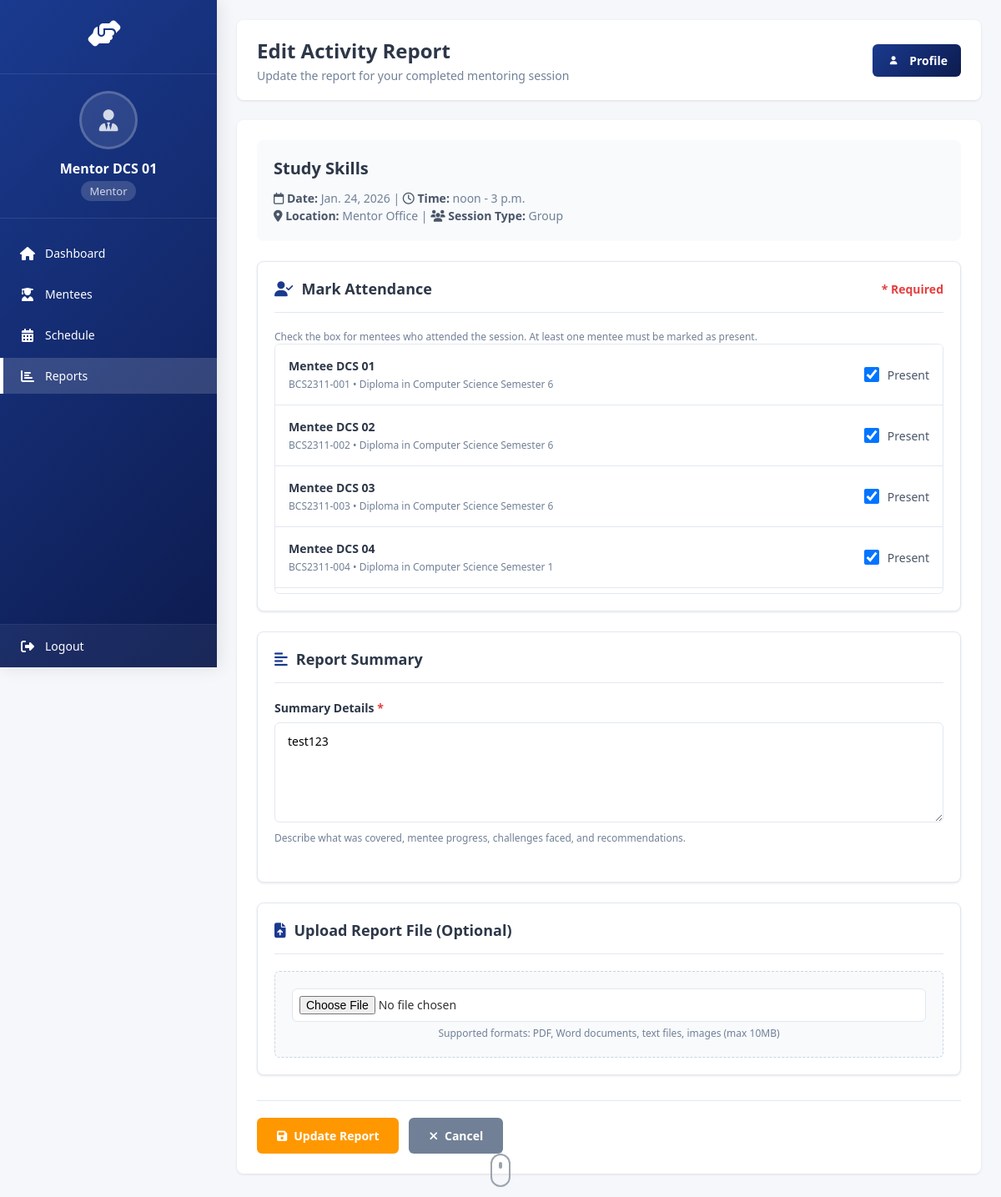
Page /mmms/mentor/reports/edit/S00001/ (signed in) on the committed database.
### system/models.py (models this page shows, shortened)
class Mentor(models.Model):
    user = models.OneToOneField(settings.AUTH_USER_MODEL, on_delete=models.CASCADE)
    profile_picture = models.ImageField(upload_to='mentor_profile_pictures/', null=True, blank=True)
    MentorID = models.CharField(max_length=12, primary_key=True)
    MentorName = models.CharField(max_length=100)
    MentorEmail = models.EmailField()
    MentorPhone = models.CharField(max_length=15)
    MentorIC = models.CharField(max_length=15)
    MentorAddress = models.CharField(max_length=255)
    MentorPostcode = models.CharField(max_length=10)
    MentorCity = models.CharField(max_length=50)
    MentorState = models.CharField(max_length=50)
    MentorRace = models.CharField(max_length=50)
    MentorReligion = models.CharField(max_length=50)
    MentorDepartment = models.CharField(max_length=100)
    MaxMentees = models.IntegerField(default=20)
    CurrentMentees = models.IntegerField(default=0)
    MentorJoinDate = models.DateField()

class Activity(models.Model):
    ACTIVITY_TYPES = (
        ('mentoring', 'Mentoring Session'),
        ('workshop', 'Workshop'),
        ('seminar', 'Seminar'),
        ('meeting', 'Meeting'),
        ('other', 'Other'),
    )
    ActivityID = models.CharField(max_length=20, primary_key=True)
    ActivityName = models.CharField(max_length=200)
    ActivityType = models.CharField(max_length=20, choices=ACTIVITY_TYPES)
    Description = models.TextField(blank=True)
    Date = models.DateField()
    StartTime = models.TimeField()
    EndTime = models.TimeField()
    Location = models.CharField(max_length=200)
    CreatedBy = models.ForeignKey(settings.AUTH_USER_MODEL, on_delete=models.CASCADE)
    CreatedAt = models.DateTimeField(auto_now_add=True)
    IsMentoringSession = models.BooleanField(default=False)
    PrimaryMentor = models.ForeignKey('Mentor', on_delete=models.CASCADE, null=True, blank=True,
                                     related_name='primary_activities')
    AdditionalMentors = models.ManyToManyField('Mentor', blank=True,
                                              related_name='additional_activities')
    Attendees = models.ManyToManyField(Mentee, through='Attendance')
    @property
    def Mentor(self):
        """Backward compatibility property - returns primary mentor"""
        return self.PrimaryMentor

class MentoringSession(models.Model):
    SESSION_TYPES = (
        ('individual', 'Individual'),
        ('group', 'Group'),
    )
    activity = models.OneToOneField(Activity, on_delete=models.CASCADE)
    session_type = models.CharField(max_length=20, choices=SESSION_TYPES, default='individual')
    topic = models.CharField(max_length=200)
    materials = models.FileField(upload_to='session_materials/', blank=True, null=True)
    completed = models.BooleanField(default=False)
    completion_date = models.DateTimeField(null=True, blank=True)

class Attendance(models.Model):
    activity = models.ForeignKey(Activity, on_delete=models.CASCADE)
    mentee = models.ForeignKey(Mentee, on_delete=models.CASCADE)
    attended = models.BooleanField(default=False)
    notes = models.TextField(blank=True)
    class Meta:
        unique_together = ['activity', 'mentee']

class Mentee(models.Model):
    STATUS_CHOICES = (
        ('active', 'Continue Study'),
        ('inactive', 'Not Continuing'),
        ('graduated', 'Graduated'),
    )
    GENDER_CHOICES = (
        ('male', 'Male'),
        ('female', 'Female'),
    )
    user = models.OneToOneField(settings.AUTH_USER_MODEL, on_delete=models.CASCADE)
    profile_picture = models.ImageField(upload_to='mentee_profile_pictures/', null=True, blank=True)
    MenteeID = models.CharField(max_length=12, primary_key=True)
    MenteeName = models.CharField(max_length=100)
    MenteeCourse = models.CharField(max_length=100)
    MenteeSemester = models.IntegerField()
    Year = models.IntegerField()
    MenteeJoinDate = models.DateField()
    MenteeEmail = models.EmailField()
    MenteePhone = models.CharField(max_length=15)
    MenteeIC = models.CharField(max_length=15)
    MenteeAddress = models.CharField(max_length=255)
    MenteePostcode = models.CharField(max_length=10)
    MenteeCity = models.CharField(max_length=50)
    MenteeState = models.CharField(max_length=50)
    MenteeRace = models.CharField(max_length=50)
    MenteeReligion = models.CharField(max_length=50)
    MenteeGender = models.CharField(max_length=10, choices=GENDER_CHOICES, default='male')
    MenteeStatus = models.CharField(max_length=20, choices=STATUS_CHOICES, default='active')
    MenteePreviousSchool = models.CharField(max_length=100)
    MenteeFatherName = models.CharField(max_length=100)
    MenteeFatherIC = models.CharField(max_length=15)
    MenteeFatherOccupation = models.CharField(max_length=100)
    MenteeFatherPhone = models.CharField(max_length=15)
    MenteeMotherName = models.CharField(max_length=100)
    MenteeMotherIC = models.CharField(max_length=15)
    MenteeMotherOccupation = models.CharField(max_length=100)
    MenteeMotherPhone = models.CharField(max_length=15)
    Sem1TargetGPA = models.DecimalField(max_digits=3, decimal_places=2, null=True, blank=True)
    Sem1ActualGPA = models.DecimalField(max_digits=3, decimal_places=2, null=True, blank=True)
    Sem2TargetGPA = models.DecimalField(max_digits=3, decimal_places=2, null=True, blank=True)
    Sem2ActualGPA = models.DecimalField(max_digits=3, decimal_places=2, null=True, blank=True)
    Sem3TargetGPA = models.DecimalField(max_digits=3, decimal_places=2, null=True, blank=True)
    Sem3ActualGPA = models.DecimalField(max_digits=3, decimal_places=2, null=True, blank=True)
    Sem4TargetGPA = models.DecimalField(max_digits=3, decimal_places=2, null=True, blank=True)
    Sem4ActualGPA = models.DecimalField(max_digits=3, decimal_places=2, null=True, blank=True)
    Sem5TargetGPA = models.DecimalField(max_digits=3, decimal_places=2, null=True, blank=True)
    Sem5ActualGPA = models.DecimalField(max_digits=3, decimal_places=2, null=True, blank=True)
    Sem6TargetGPA = models.DecimalField(max_digits=3, decimal_places=2, null=True, blank=True)
    Sem6ActualGPA = models.DecimalField(max_digits=3, decimal_places=2, null=True, blank=True)
    TargetCGPA = models.DecimalField(max_digits=3, decimal_places=2, null=True, blank=True)
    CurrentCGPA = models.DecimalField(max_digits=3, decimal_places=2, null=True, blank=True)
    MenteeAcademicGoals = models.TextField(blank=True)
    MenteeStudyHabits = models.TextField(blank=True)
    MenteeSubjects = models.TextField(blank=True)
    MenteeExtracurricular = models.TextField(blank=True)
    AcademicSupportNeeds = models.TextField(blank=True)
    assigned_mentor = models.ForeignKey('Mentor', on_delete=models.SET_NULL, null=True, blank=True)

class ActivityReport(models.Model):
    activity = models.OneToOneField(Activity, on_delete=models.CASCADE)
    report_file = models.FileField(upload_to='activity_reports/', blank=True, null=True)
    summary = models.TextField(blank=True)
    attendance_summary = models.TextField(blank=True)  # Add attendance summary
    total_attendees = models.IntegerField(default=0)   # Add total attendees count
    present_count = models.IntegerField(default=0)
    created_at = models.DateTimeField(auto_now_add=True)
    updated_at = models.DateTimeField(auto_now=True)

### system/views.py (the view, shortened to what this page needs)
# urls.py: path('mentor/reports/edit/<str:activity_id>/', views.edit_activity_report, name='edit_activity_report'),
@login_required
def edit_activity_report(request, activity_id):
    if request.user.role != 'mentor':
        messages.error(request, 'Access denied. Mentor role required.')
        return redirect('homepage')
    mentor = get_object_or_404(Mentor, user=request.user)
    activity = get_object_or_404(Activity, ActivityID=activity_id, PrimaryMentor=mentor)
    activity_report = get_object_or_404(ActivityReport, activity=activity)
    attendance = Attendance.objects.filter(activity=activity).select_related('mentee')
    return render(request, 'edit_activity_report.html', {
        'mentor': mentor,  # This is crucial for the sidebar
        'activity': activity,
        'activity_report': activity_report,
        'attendance': attendance
    })

### system/templates/edit_activity_report.html (shortened to what this page needs)
<!DOCTYPE html>
<html lang="en">
<head>
    <link rel="stylesheet" href="https://cdnjs.cloudflare.com/ajax/libs/font-awesome/6.4.0/css/all.min.css">
</head>
<body>
    <div class="sidebar">
        <div class="logo-section">
            <div class="logo">
                <i class="fas fa-hands-helping"></i>
            </div>
        </div>
        <div class="user-info">
            <div class="user-avatar">
                {% if mentor.profile_picture %}
                    <img src="{{ mentor.profile_picture.url }}" alt="Profile Picture" id="sidebarProfilePic">
                    <i class="fas fa-user-tie" id="sidebarProfileIcon" style="display: none;"></i>
                {% else %}
                    <i class="fas fa-user-tie" id="sidebarProfileIcon"></i>
                {% endif %}
            </div>
            <div class="user-name">{{ mentor.MentorName }}</div>
            <div class="user-role">Mentor</div>
        </div>
        <ul class="nav-menu">
            <li class="nav-item">
                <a href="{% url 'mentor_homepage' %}" class="nav-link">
                    <i class="fas fa-home"></i>
                    <span class="nav-text">Dashboard</span>
                </a>
            </li>
            <li class="nav-item">
                <a href="{% url 'view_assigned_mentees' %}" class="nav-link">
                    <i class="fas fa-user-graduate"></i>
                    <span class="nav-text">Mentees</span>
                </a>
            </li>
            <li class="nav-item">
                <a href="{% url 'mentoring_schedule' %}" class="nav-link">
                    <i class="fas fa-calendar-alt"></i>
                    <span class="nav-text">Schedule</span>
                </a>
            </li>
            <li class="nav-item">
                <a href="{% url 'activity_report' %}" class="nav-link active">
                    <i class="fas fa-chart-bar"></i>
                    <span class="nav-text">Reports</span>
                </a>
            </li>
        </ul>
        <div class="sidebar-footer">
            <div class="nav-item logout-item">
                <a href="{% url 'logout' %}" class="logout-link">
                    <i class="fas fa-sign-out-alt"></i>
                    <span class="nav-text">Logout</span>
                </a>
            </div>
        </div>
    </div>
    <div class="main-content">
        <div class="content-header">
            <div>
                <h1>Edit Activity Report</h1>
                <p>Update the report for your completed mentoring session</p>
            </div>
            <div class="profile-section">
                <a href="{% url 'mentor_update_profile' %}" class="profile-btn">
                    <div class="profile-avatar">
                        <i class="fas fa-user"></i>
                    </div>
                    <span>Profile</span>
                </a>
            </div>
        </div>
        <div class="form-container">
            <div class="activity-info-modern">
                <div class="activity-name-modern">{{ activity.ActivityName }}</div>
                <div class="activity-details-modern">
                    <strong><i class="far fa-calendar"></i> Date:</strong> {{ activity.Date }} |
                    <strong><i class="far fa-clock"></i> Time:</strong> {{ activity.StartTime }} - {{ activity.EndTime }}<br>
                    <strong><i class="fas fa-map-marker-alt"></i> Location:</strong> {{ activity.Location }} |
                    <strong><i class="fas fa-users"></i> Session Type:</strong> {{ activity.mentoringsession.get_session_type_display }}
                </div>
            </div>
            <form method="POST" enctype="multipart/form-data" id="reportForm">
                <div class="card-section">
                    <div class="card-section-header">
                        <h2 class="card-section-title">
                            <i class="fas fa-user-check"></i>
                            Mark Attendance
                        </h2>
                        <span class="attendance-required">* Required</span>
                    </div>
                    <small>Check the box for mentees who attended the session. At least one mentee must be marked as present.</small>
                    <div class="attendance-list-modern" id="attendanceList">
                        {% for record in attendance %}
                        <div class="attendance-item-modern">
                            <div class="mentee-info-modern">
                                <div class="mentee-name-modern">{{ record.mentee.MenteeName }}</div>
                                <div class="mentee-details-modern">
                                    {{ record.mentee.MenteeID }} • {{ record.mentee.MenteeCourse }} Semester {{ record.mentee.MenteeSemester }}
                                </div>
                            </div>
                            <div class="checkbox-group-modern">
                                <input type="checkbox" id="attended_{{ record.mentee.MenteeID }}"
                                       name="attended_{{ record.mentee.MenteeID }}"
                                       class="attendance-checkbox"
                                       {% if record.attended %}checked{% endif %}>
                                <label for="attended_{{ record.mentee.MenteeID }}">Present</label>
                            </div>
                        </div>
                        {% empty %}
                        <div class="attendance-item-modern">
                            <span style="color: #718096; font-style: italic;">No mentees assigned to this session.</span>
                        </div>
                        {% endfor %}
                    </div>
                </div>
                <div class="card-section">
                    <div class="card-section-header">
                        <h2 class="card-section-title">
                            <i class="fas fa-align-left"></i>
                            Report Summary
                        </h2>
                    </div>
                    <div class="form-group">
                        <label for="report_summary" class="required">Summary Details</label>
                        <textarea id="report_summary" name="report_summary" required
                                  placeholder="Provide a detailed summary of the session, including key discussion points, outcomes, and any follow-up actions...">{{ activity_report.summary }}</textarea>
                        <small>Describe what was covered, mentee progress, challenges faced, and recommendations.</small>
                    </div>
                </div>
                <div class="card-section">
                    <div class="card-section-header">
                        <h2 class="card-section-title">
                            <i class="fas fa-file-upload"></i>
                            Upload Report File (Optional)
                        </h2>
                    </div>
                    <div class="file-upload-modern">
                        <input type="file" id="report_file" name="report_file"
                               accept=".pdf,.doc,.docx,.txt,.jpg,.jpeg,.png">
                        <small>Supported formats: PDF, Word documents, text files, images (max 10MB)</small>
                    </div>
                </div>
                <div class="form-actions-modern">
                    <button type="submit" class="btn btn-warning">
                        <i class="fas fa-save"></i> Update Report
                    </button>
                    <a href="{% url 'view_activity_report' activity.ActivityID %}" class="btn btn-secondary">
                        <i class="fas fa-times"></i> Cancel
                    </a>
                </div>
            </form>
        </div>
    </div>
</body>
</html>

### rows in the picture
Mentor: MentorName "Mentor DCS 01"
Activity: ActivityName "Study Skills", Date "Jan. 24, 2026", StartTime "noon", EndTime "3 p.m.", Location "Mentor Office", mentoringsession.session_type "Group"
Attendance: mentee.MenteeName "Mentee DCS 01", mentee.MenteeID "BCS2311-001", mentee.MenteeCourse "Diploma in Computer Science", mentee.MenteeSemester "6", attended "☑"
Attendance: mentee.MenteeName "Mentee DCS 02", mentee.MenteeID "BCS2311-002", mentee.MenteeCourse "Diploma in Computer Science", mentee.MenteeSemester "6", attended "☑"
Attendance: mentee.MenteeName "Mentee DCS 03", mentee.MenteeID "BCS2311-003", mentee.MenteeCourse "Diploma in Computer Science", mentee.MenteeSemester "6", attended "☑"
Attendance: mentee.MenteeName "Mentee DCS 04", mentee.MenteeID "BCS2311-004", mentee.MenteeCourse "Diploma in Computer Science", mentee.MenteeSemester "1", attended "☑"
ActivityReport: report_summary "test123"
